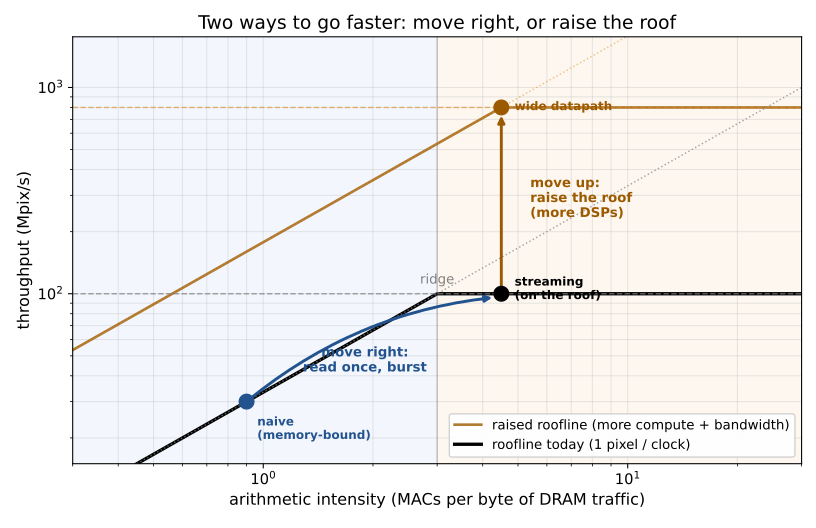

Write the Python code that produced this figure.
#!/usr/bin/env python3
"""Generate raise-the-roof.svg - the one-off closing roofline figure.

This is deliberately NOT the live `Roofline` component or `bench.roofline()`: it is a
single teaching plot for the wrap-up slide that tells the "two ways to go faster" story
the per-rung rooflines only hint at:

  - move RIGHT  : a better memory schedule (read once, burst) walks a rung up the
                  sloped memory ceiling until it reaches the flat compute roof.
  - move UP     : raising the roof itself - more compute (more DSPs, several pixels
                  per clock). The catch, drawn here so it stays honest: the memory
                  ceiling has to rise with it, or the wider datapath just starves.

The numbers are illustrative (a concept slide), not the board's pinned figures - but the
palette and styling match `python/fpga_conv/bench.py:roofline` so it reads as a sibling
of the live plots. Regenerate:  python slides/figures/raise-the-roof.py
"""
import numpy as np
import matplotlib
matplotlib.use("Agg")
import matplotlib.pyplot as plt

MACS_PER_PIXEL = 9

# Illustrative ceilings (Mpix/s) and the bandwidths that put each ridge where we want it.
ROOF_NOW = 100.0     # 1 pixel / clock at 100 MHz - the datapath we built
ROOF_HI = 800.0      # ~8 pixels / clock - a wide, parallel datapath
BW_NOW = 300e6       # bytes/s, sets the current ridge near intensity 3
BW_HI = 1.6e9        # the raised memory ceiling that makes ROOF_HI actually reachable

BLUE, BLUE_D = "#3b7dd8", "#23538f"
ORANGE, ORANGE_D = "#e08a1e", "#9c5a00"

fs = 12
fig, ax = plt.subplots(figsize=(8.5, 5.5))

x_lo, x_hi = 0.3, 30.0
xs = np.logspace(np.log10(x_lo), np.log10(x_hi), 400)


def mem_ceiling(bw):
    return (bw * xs) / MACS_PER_PIXEL / 1e6


ridge_now = ROOF_NOW * 1e6 * MACS_PER_PIXEL / BW_NOW   # ~3.0

# regime shading, as in the live roofline
ax.axvspan(x_lo, ridge_now, color=BLUE, alpha=0.06, zorder=0)
ax.axvspan(ridge_now, x_hi, color=ORANGE, alpha=0.07, zorder=0)

# raised ceilings (drawn faint, behind the current roofline)
ax.plot(xs, np.minimum(mem_ceiling(BW_HI), ROOF_HI), color=ORANGE_D, lw=2.0,
        alpha=0.8, label="raised roofline (more compute + bandwidth)")
ax.plot(xs, np.full_like(xs, ROOF_HI), color=ORANGE, ls="--", lw=1.1, alpha=0.6)
ax.plot(xs, mem_ceiling(BW_HI), color=ORANGE, ls=":", lw=1.1, alpha=0.5)

# current ceilings + roofline (the solid black one, as in the live plot)
ax.plot(xs, np.minimum(mem_ceiling(BW_NOW), ROOF_NOW), color="black", lw=2.5,
        label="roofline today (1 pixel / clock)")
ax.plot(xs, np.full_like(xs, ROOF_NOW), color="gray", ls="--", lw=1.1, alpha=0.7)
ax.plot(xs, mem_ceiling(BW_NOW), color="gray", ls=":", lw=1.1, alpha=0.7)

# the three rungs / dots
naive = (0.9, BW_NOW * 0.9 / MACS_PER_PIXEL / 1e6)     # on the slope, memory-bound
stream = (4.5, ROOF_NOW)                               # on the current roof
wide = (4.5, ROOF_HI)                                  # on the raised roof
for (x, y), c in [(naive, BLUE_D), (stream, "black"), (wide, ORANGE_D)]:
    ax.plot(x, y, "o", ms=11, color=c, zorder=6)

ax.annotate("naive\n(memory-bound)", naive, textcoords="offset points",
            xytext=(8, -28), fontsize=fs - 3, color=BLUE_D, weight="bold")
ax.annotate("streaming\n(on the roof)", stream, textcoords="offset points",
            xytext=(10, -4), fontsize=fs - 3, color="black", weight="bold")
ax.annotate("wide datapath", wide, textcoords="offset points",
            xytext=(10, -2), fontsize=fs - 3, color=ORANGE_D, weight="bold")

# the two motions - the whole point of the slide
ax.annotate("", xy=(stream[0] * 0.96, stream[1] * 0.96), xytext=naive,
            arrowprops=dict(arrowstyle="-|>", lw=2.2, color=BLUE_D,
                            connectionstyle="arc3,rad=-0.15"))
ax.text(1.9, 42, "move right:\nread once, burst", fontsize=fs - 2, color=BLUE_D,
        weight="bold", ha="center")

ax.annotate("", xy=(wide[0], wide[1] * 0.94), xytext=(stream[0], stream[1] * 1.06),
            arrowprops=dict(arrowstyle="-|>", lw=2.2, color=ORANGE_D))
ax.text(5.4, 290, "move up:\nraise the roof\n(more DSPs)", fontsize=fs - 2,
        color=ORANGE_D, weight="bold", ha="left", va="center")

ax.axvline(ridge_now, color="gray", ls="-", lw=0.8, alpha=0.5)
ax.text(ridge_now, ROOF_NOW * 1.12, "ridge", ha="center", fontsize=fs - 2, color="gray")

ax.set_xscale("log"); ax.set_yscale("log")
ax.set_xlim(x_lo, x_hi)
ax.set_ylim(15, ROOF_HI * 2.2)
ax.set_xlabel("arithmetic intensity (MACs per byte of DRAM traffic)", fontsize=fs)
ax.set_ylabel("throughput (Mpix/s)", fontsize=fs)
ax.set_title("Two ways to go faster: move right, or raise the roof", fontsize=fs + 2)
ax.tick_params(labelsize=fs - 1)
ax.grid(alpha=0.3, which="both")
ax.legend(fontsize=fs - 2, loc="lower right", framealpha=0.9)
fig.tight_layout()

out = __file__.replace(".py", ".svg")
fig.savefig(out)
print("wrote", out)
